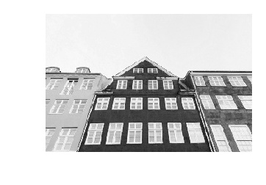
#> input picture Clase 5 - transformaciones morfologicas basicas/images/home.png, 266 x 185 px, shrunk from 362 x 252 before the run
$ jupyter execute --allow-errors 'clase 5_estudiantes.ipynb'   (older library calls are emulated)
#> lines starting #> are read from the running program, lines starting #| are printed output that depends on the picture; after the words box and inside, x2 and y2 are one past the last pixel; in counts of white or black regions, pixels touching at a corner belong together
# Visión artificial aplicada a la industria
### Intecol SAS
## Clase 5: deteccion de bordes y  Transformaciones morfologicas basicas

[cell 1]
import matplotlib.pyplot as plt
import numpy as np
import numpy
from numpy import *
import cv2 as cv
import cv2
import numpy as np
from skimage import data
from scipy.ndimage import filters

def plot(imagen,color='black',title=None,cmapa='gray',pic = False,subplot  = (1,1,1)):
    if pic == True:
        plt.figure(figsize=(15,8))
    plt.subplot(subplot[0],subplot[1],subplot[2])
    plt.axis('off')
    plt.imshow(imagen,cmap = cmapa,vmin = 0, vmax = 255)
    plt.title(title,color = color)

def plot_img_hist (image,title,subrows,subcols,num,size1,size2):
    fig = plt.figure(figsize=(size1,size2))
    plt.subplot(subrows,subcols,num)
    plt.imshow(image,cmap='gray');plt.title(title)
    color = ('r','g','b')
    plt.subplot(subrows,subcols,num+1)
    plt.title(" Histograma " + title)

    if len(image.shape) > 2 :
        for i,col in enumerate(color):
            histr = cv2.calcHist([image],[i],None,[256],[0,256])
            plt.plot(histr,color = col)
            plt.xlim([0,256])
    else:
        hist,bins = np.histogram(image.ravel(),256,[0,256])
        plt.plot(hist, color='gray' )
        plt.xlim([0,256])

## Deteccion de bordes
### ¿Que es un borde?
 Un borde es un conjunto de pixeles en donde la intensidad de pixeles cambia rapidamente
### ¿Como lo podriamos detectar?
La mayoría de las técnicas para detectar bordes emplean operadores locales basados en distintas
aproximaciones discretas de la primera y segunda derivada de los niveles de grises de la imagen.

## derivadas de una imagen

Se evalua como Cambia la intensidad de los pixeles sobre la imagen, dicha informacion es utilizada en muchas aplicaciones (incluyendo deep learning). El cambio de intensidad puede cambiar en el eje x (*I_x*) y en el eje y (*I_y*)de la imagen *I* . cabe aclarar que las derivadas se realizan canal por canal.

el gradiente de la imagen es el vector $\rvert \nabla\rvert = 	\sqrt{I_x^2+I_y^2 }$

Que describe que tan fuerte es el cambio de la intensidad en la imagen .

 el angulo del gradiente viene dado por:
$ \alpha= 	\arctan{(I_y,I_x) }$
Que describe la direccion de el cambio de intensidad maximo en la imagen.

computar las imagenes de las derivadas se puede utilizar realizando aproximaciones discretas . Que son mas facilmente implementadas como convoluciones

$I_x = I* D_x$  y  $I_y = I * D_y $

Las elecciones mas famosas para $D_x$ y $D_y$ son los *filtros prewitt*:

$D_x =\begin{bmatrix}-1&0&1\\-1&0&1\\-1&0&1\end{bmatrix}$ $D_y =\begin{bmatrix}-1&-1&-1\\0&0&0\\1&1&1\end{bmatrix}$

Y los *filtros Bosel*:

$D_x =\begin{bmatrix}-1&0&1\\-2&0&2\\-1&0&1\end{bmatrix}$ $D_y =\begin{bmatrix}-1&-2&-1\\0&0&0\\1&2&1\end{bmatrix}$

Veamos como funcionan:

[cell 2]
def conv(img, conv_filter):
    filter_size = conv_filter.shape[1]
    result = numpy.zeros((img.shape))
    #Looping through the image to apply the convolution operation.
    for r in numpy.uint16(numpy.arange(filter_size/2.0,
                          img.shape[0]-filter_size/2.0+1)):
        for c in numpy.uint16(numpy.arange(filter_size/2.0,
                                           img.shape[1]-filter_size/2.0+1)):
            """
            Obtener el region de la imagen que es del tamaño de kernel

            """
            curr_region = img[r-numpy.uint16(numpy.floor(filter_size/2.0)):r+numpy.uint16(numpy.ceil(filter_size/2.0)),
                              c-numpy.uint16(numpy.floor(filter_size/2.0)):c+numpy.uint16(numpy.ceil(filter_size/2.0))]
            # Multiplicacion de la region actual y el kernel .
            curr_result = curr_region * conv_filter
            conv_sum = numpy.sum(curr_result) #suma de los elementos de la matriz de multiplicacion.
            result[r, c] = conv_sum #Guardando la suma en la matriz de resultado


    final_result = result[numpy.uint16(filter_size/2.0):result.shape[0]-numpy.uint16(filter_size/2.0),
                          numpy.uint16(filter_size/2.0):result.shape[1]-numpy.uint16(filter_size/2.0)]
    return final_result

def load_image(image_path):

#> called with image_path = 'images/home.png'
    coloured_image = cv2.imread(image_path)
#> coloured_image is the input picture: shape (185, 266, 3); min 3, max 255, mean 213.6
    gray_image = cv2.cvtColor(coloured_image, cv2.COLOR_BGR2GRAY)
    return gray_image

[cell 3]
input_image = load_image('images/home.png')

l_y = numpy.array([[[-1, 0, 1],
                                   [-1, 0, 1],
                                   [-1, 0, 1]]])
l_x = numpy.array([[[1,   1,  1],
                                   [0,   0,  0],
                                   [-1, -1, -1]]])
edge_x = conv(input_image, l_x)
edge_y = conv(input_image, l_y)
#> after the loop in conv (call 2), `for r in numpy.uint16(numpy.arange(filter_size/2.0,`:
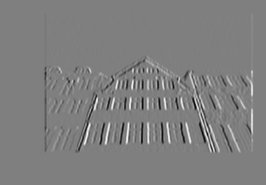
#> result: shape (185, 266) float64; min -663, max 663, mean 0; drawn with min black and max white
plt.figure(figsize=(15,15))


plot(input_image,subplot = (3,1,1))
plot(edge_x,subplot = (3,1,2))
plot(edge_y,subplot = (3,1,3))

## Implementacion con librerias

[cell 4]
# Sobel derivative filters
imx = zeros(input_image.shape)
filters.sobel(input_image,1,imx)
imy = zeros(input_image.shape)
filters.sobel(input_image,0,imy)
magnitude = sqrt(imx**2+imy**2)

[cell 5]
plt.figure(figsize=(15,15))
plot(input_image,subplot = (4,1,1))
plot(imx,subplot = (4,1,2))
plot(imy,subplot = (4,1,3))
plot(magnitude,subplot = (4,1,4))

[cell 6]
img = input_image
laplacian = cv.Laplacian(img,cv.CV_64F)
sobelx = cv.Sobel(img,cv.CV_8U,1,0,ksize=3)
sobely = cv.Sobel(img,cv.CV_8U,0,1,ksize=3)
plt.figure(figsize=(15,15))
plot(input_image,subplot = (4,1,1),title = 'Imagen Original')
plot(sobelx,subplot = (4,1,2),title ='Sobel y')
plot(sobely,subplot = (4,1,3),title ='Sobel x')
plot(laplacian,subplot = (4,1,4),title ='Laplaciano')

En el ultimo ejemplo el tipo de salida de nuestra imagen es cv2.CV_8U o np.uint8. sin embargo hay un problema con eso. la transcicion de negro a blanco es tomada como pendiente positivamientras que la transcicion de blanco a negro es tomado como pendiente negativa. asi que cuando se convierte la data a unint.8 , todas las pendientes negativas son hechas cero, en otras palabras se pierde ese borde.

si quieres detectar ambos bordes, se puede tener la imagen de salida en otros formatos mas altos , tales como cv2.CV_16S, cv2.CV_64F etc y luego tomar el valor absoluto y devolverlo a cv2.CV_8U de esta manera:

#> (a cell that did not finish here is left out)

# Output dtype = cv2.CV_8U
sobelx8u = cv2.Sobel(img2,cv2.CV_8U,1,0,ksize=5)

# Output dtype = cv2.CV_64F. Then take its absolute and convert to cv2.CV_8U
sobelx64f = cv2.Sobel(img2,cv2.CV_64F,1,0,ksize=3)
abs_sobel64f = np.absolute(sobelx64f)
sobel_8u = np.uint8(abs_sobel64f)
plt.figure(figsize=(15,15))
plt.subplot(1,3,1),plt.imshow(img2,cmap = 'gray')
plt.title('Original'), plt.xticks([]), plt.yticks([])
plt.subplot(1,3,2),plt.imshow(sobelx8u,cmap = 'gray')
plt.title('Sobel CV_8U'), plt.xticks([]), plt.yticks([])
plt.subplot(1,3,3),plt.imshow(sobel_8u,cmap = 'gray')
plt.title('Sobel abs(CV_64F)'), plt.xticks([]), plt.yticks([])

plt.show()

## Filtro de Canny

Canny es la técnica mayormente utilizada para detectar bordes en las imágenes. Consiste en simplificar una imagen de tal manera que solo se dibuje el borde de los objetos, y eso se logra en cinco pasos:
* ** Reduccion de ruido: **
Se suele aplicar un filtro gaussiano para suavizar la imagen

* **Detección de bordes con Sobel:** Tal como vimos anteriormentese basa se basa en el cálculo de la primera derivada.

* **Supresión de píxeles fuera del borde:** El objetivo en esta fase es poder quedarnos con aquellos bordes que cumplan cierta condición. En el detector de bordes Canny serán aquellos que tengan como grosor 1.

La supresión non-maximun es una técnica que permite adelgazar los bordes basándose en el gradiente.

* ** Doble threshold: **

permite identificar 3 tipos de pixeles: Fuertes , debiles y no relevantes:

los pixeles fuertes son pixeles que tienen intensidad tan alta que van a contribuir al borde final.

pixeles debiles son aquellos pixeles que tienen un nivel de intesnsidad que no es suficiente para ser un pixel de intensidad fuerte ni tampoco es considerado no relevantes

todo el resto de pixeles son no relevantes.

se utiliza doble threshold , uno alto para identificar pixeles fuertes y uno bajo para identificar pixeles no relevantes.
y los pixeles que estan en ambos thresholds seran pixeles debiles .

En la anterior imagen los pixeles blancos son los pixeles fuertes y los grises pixeles debiles

* ** histéresis:**

Basado en los resultados anteriores la histeresis conosiste en transformar pixeles debiles en pixeles fuertes , si y solo si al menos uno de los pixeles alrededor es uno fuerte, de la siguiente manera:

Al hacer la conversion con el condicional indicado se obtiene :

Todo este proceso puede ser extremadamente difícil de implementar por ti mismo. Gracias a OpenCV todo esto resulta relativamente sencillo y práctico.

[cell 8]
img = data.coins()
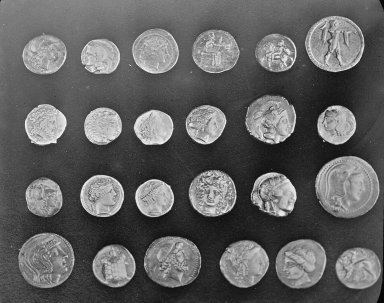
#> input picture skimage.data.coins(), 384 x 303 px
#> img is the input picture: shape (303, 384); min 1, max 252, mean 96.9
edges = cv.Canny(img,200,255)
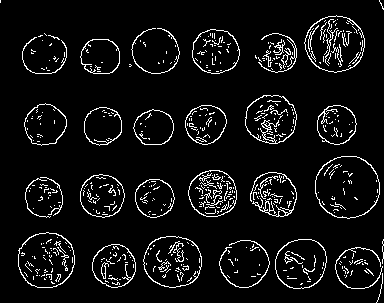
#> edges: shape (303, 384); 6.7% white in thin lines or dots
plt.subplot(121),plt.imshow(img,cmap = 'gray')
plt.title('Original Image'), plt.xticks([]), plt.yticks([])
plt.subplot(122),plt.imshow(edges,cmap = 'gray')
plt.title('Edge Image'), plt.xticks([]), plt.yticks([])
plt.show()

## Ejercicio:
Encontrar la fila del borde superior(oscuro) de la siguiente imagen:

[cell 9]
img = load_image('images/marco.png')
#> call 3 of load_image, with image_path = 'images/marco.png'
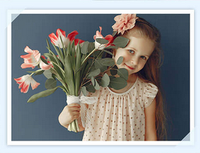
#> input picture Clase 5 - transformaciones morfologicas basicas/images/marco.png, 200 x 153 px, shrunk from 273 x 209 before the run
#> in load_image, coloured_image is the input picture: shape (153, 200, 3); mean B, G, R 139.1, 141, 141.5
plot(img)

[cell 10]
edge_img = cv.Canny(img,250,255)## haga filtrado de bordes
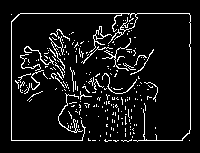
#> edge_img: shape (153, 200); 8.2% white in thin lines or dots, all inside (x1, y1, x2, y2) = (11, 13, 191, 142)
percentage = 0.1 ## porcentaje de imagen a analizar
row_max = int(img.shape[0] * percentage)
#> row_max = 15
top_sum = 0
for row in range(0,row_max):
    suma = np.sum(edge_img[row])
    if suma > top_sum:
        top_sum = suma
        borde = row
#> this loop made 15 passes
#> (suma, top_sum) on pass 14: (42585, 42585)
#> suma on passes 1 to 6: 0, 0, 0, 0, 0, 0
#> after the loop, borde = 13; top_sum = 42585

plt.imshow(edge_img)
print(borde)
#| 13

 ## Transformaciones morfologicas basicas

Las operaciones morfologicas son llamadas asi por que basicamente modifican la forma de los objetos binarios, estos metodos son aplicados normalmente a imagenes binarias, pero puede ser usada en escala de grises tambien.
para realizar las operaciones morfologias se convoluciona la imagen binaria con un kernel que decide la naturaleza de la operacion.

Las operaciones estandar incluyen :

###  **Erosion(Erosion)**:
 El kernel se desplaza en toda la imagen(convolucion) y se busca el valor minimo que se encuentra en esa porcion de imagen(minimo local), si todos los pixeles bajo el kernel valen 1(el minimo local es 1), entonces la imagen de salida en esa posicion va a ser 1, de lo contrario si hay al menos un zero debajo del kernel pues el resultado va a ser cero.


La operacion de erosion puede observarse a continuacion:

en el caso de que el kernel es una matriz 3x3 de 1s  el
resultado será 1 para el punto en estudio si todos los puntos del kernel están contenidos dentro del
conjunto del objeto

Se utiliza para desaparecer el ruido, disminuir el tamaño de las regiones , remover puentes entre regiones  y protusiones.

###  **Dilatacion(dilation)**:
Es una operacion completamente inversa a la erosion, se recorre con el kernel la imagen completa y se calcula el maximo local para cada posicion del kernel. Este maximo local se va a guardar en la imagen de salida. asi si todos los pixeles bajo el kernel valen 0 pues el resultado va a ser cero, pero si hay algun 1, el resultado sera 1

A continuacion se puede observar el resutlado de utilizar dilatacion:

Si hubiese al menos un valor de 1(pixel blanco) del kernel que se traslapara con un 1(pixel blanco) en la imagen binaria, entonces el resultado es 1. Si por el contrario, si los 1s del kernel se traslapan unicamente con los 0s nuestra salida sera cero.
Se pueden utilizar diferentes kernel , si por ejemplo se utilizara un kernel de 3x3 con solo 1s. entonces un pixel es 1 si al menos un pixel traslapado con el kernel es 1.

Se utiliza para rellenar huecos y espacios en la region y agrandar la region

###  ** Apertura (opening):**
Esta operación se realiza mediante una erosión seguida de una dilatación empleando el mismo kernel. Al erosionar se pierden detalles pequeños, desaparece el ruido y  mengua la imagen. si seguidamente se hace la dilatación, la imagen crece a su tamaño inicial y los detalles que no llegaron a perderse se resaltan.

###  **Cierre (closing):**
En este caso en primer lugar se hará una operación de dilatación, para seguidamente, manteniendo
el mismo kernel, hacer una erosión. Al dilatar se rellenan intersticios, la imagen crece, luego cuando se
erosiona la imagen vuelve a un tamaño semejante al original.

### **Gradiente morfologico(morphological gradient)** :

Es la diferencia entre la dilatación y la erosión de una imagen. El resultado se verá como el contorno del objeto.

### ** Top hat : **
Es la diferencia entre la imagen de entrada y el opening de la imagen. Al utilizar el filtro se devuelve una imagen conteniendo regiones que son mas pequeñas que el kernel y son mas brillantes que sus alreadedores

### **Black hat: **
Es la diferencia entre el cierre de la imagen  y la imagen de entrada.Devuelve regiones que son mas pequeñas que el kernel y son mas oscuras que sus alreadedores

[cell 11]
morph_img = data.coins()
ret,thresh1 = cv.threshold(morph_img,150,255,cv.THRESH_BINARY)
#> thresh1: shape (303, 384); 20.4% white; 282 white regions (231 under 20 px), largest, box (x1, y1, x2, y2) and area: (305, 16, 364, 72) 1562, (132, 30, 179, 73) 1404, (316, 156, 379, 210) 1264
kernel = np.ones((3,3),np.uint8)
morph_erosion = cv2.erode(thresh1,kernel,iterations = 1)
#> morph_erosion: shape (303, 384); 8.6% white; 206 white regions (151 under 20 px), largest, box (x1, y1, x2, y2) and area: (26, 105, 66, 144) 880, (85, 109, 121, 143) 862, (82, 40, 119, 73) 805
morph_dilation = cv2.dilate(thresh1,kernel,iterations = 1)
#> morph_dilation: shape (303, 384); 31.9% white; 41 white regions (10 under 20 px), largest, box (x1, y1, x2, y2) and area: (304, 15, 365, 73) 2652, (315, 155, 380, 214) 2537, (245, 96, 297, 145) 1843
morph_opening = cv2.morphologyEx(thresh1, cv2.MORPH_OPEN, kernel)
#> morph_opening: shape (303, 384); 15.1% white; 118 white regions (47 under 20 px), largest, box (x1, y1, x2, y2) and area: (25, 104, 67, 145) 1231, (132, 32, 178, 73) 1168, (84, 108, 122, 144) 1056
morph_closing = cv2.morphologyEx(thresh1, cv2.MORPH_CLOSE, kernel)
#> morph_closing: shape (303, 384); 24.9% white; 91 white regions (58 under 20 px), largest, box (x1, y1, x2, y2) and area: (305, 16, 364, 72) 2140, (316, 156, 379, 213) 1849, (132, 29, 179, 73) 1606
morph_gradient = cv2.morphologyEx(thresh1, cv2.MORPH_GRADIENT, kernel)
#> morph_gradient: shape (303, 384); 23.3% white; 68 white regions (27 under 20 px), largest, box (x1, y1, x2, y2) and area: (304, 15, 365, 73) 2269, (315, 155, 380, 214) 2075, (188, 170, 237, 217) 1638
morph_tophat = cv2.morphologyEx(thresh1, cv2.MORPH_TOPHAT, kernel)
#> morph_tophat: shape (303, 384); 5.3% white in thin lines or dots, all inside (x1, y1, x2, y2) = (19, 16, 381, 288)
morph_blackhat = cv2.morphologyEx(thresh1, cv2.MORPH_BLACKHAT, kernel)
#> morph_blackhat: shape (303, 384); 4.5% white in thin lines or dots, all inside (x1, y1, x2, y2) = (19, 17, 379, 287)

plt.figure(figsize=(15,15))
plot(morph_img,subplot = (5,2,1),title = f'Imagen Original ',)
plot(thresh1,subplot = (5,2,2), title= 'threshold ')
plot(morph_erosion,subplot = (5,2,3), title= 'Erosion ')
plot(morph_dilation,subplot = (5,2,4), title= 'Dilatacion ')
plot(morph_opening,subplot = (5,2,5), title= 'Apertura ')
plot(morph_closing,subplot = (5,2,6), title= 'Cierre ')
plot(morph_gradient,subplot = (5,2,7), title= 'Gradiente ')
plot(morph_tophat,subplot = (5,2,8), title= 'Top hat ')
plot(morph_blackhat,subplot = (5,2,9), title= 'Black hat ')

[cell 12]
# Labeling

ret, labels = cv.connectedComponents(morph_dilation)
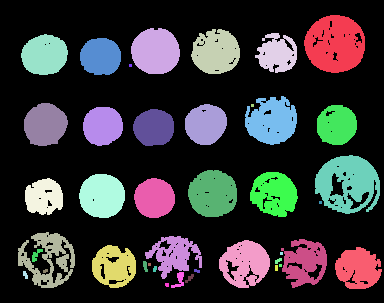
#> labels: shape (303, 384) int32; 42 distinct labels, from 0 to 41; one colour per label, 0 black
#> ret = 42
label_hue = np.uint8(179 * labels / np.max(labels))
blank_ch = 255 * np.ones_like(label_hue)
labeled_img = cv.merge([label_hue, blank_ch, blank_ch])
labeled_img = cv.cvtColor(labeled_img, cv2.COLOR_HSV2RGB)
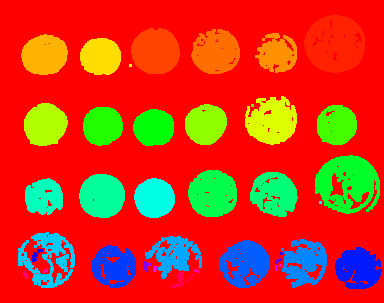
#> labeled_img: shape (303, 384, 3); mean R, G, B 204.6, 57.7, 29.4

labeled_img[label_hue == 0] = 0

plt.title('Objetos contados:'+ str(ret-1))
plt.imshow(labeled_img)

plt.show()

## Ejercicio:

Aplicar una transformacion morfologica que elimine la galaxia y deje unicamente las estrellas mas pequeñas de fondo.

[cell 13]
galaxia = load_image('images/testing2.png')
#> call 4 of load_image, with image_path = 'images/testing2.png'
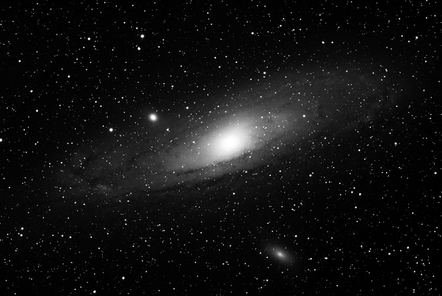
#> input picture Clase 5 - transformaciones morfologicas basicas/images/testing2.png, 442 x 296 px, shrunk from 602 x 404 before the run
#> in load_image, coloured_image is the input picture: shape (296, 442, 3); min 0, max 255, mean 17.3
plot_img_hist(galaxia,'Galaxy',1,2,1,10,5)
#> in plot_img_hist, `hist,bins = np.histogram(image.ravel(),256,[0,256])`: hist = 256 values, max 13894 at index 2, min 9 at index 200, mean 511.1; bins = 257 values from 0 to 256
#> figure, not shown here; panel 2: curve peaks at x = 2, y = 13894

## Ejercicio :

1. Leer y contar el numero de guisantes en la imagen(el numero de objetos).

2. Contar el numero de frijoles y el numero de arvejas separadamente.

[cell 14]
peas = load_image('images/peas_and_beans.png')
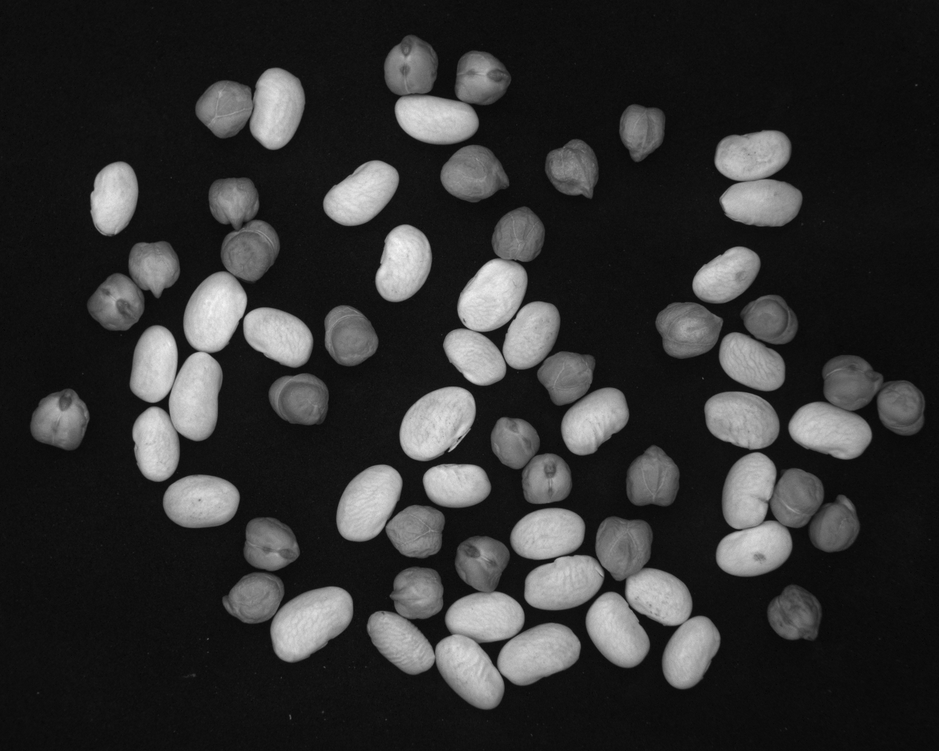
#> input picture Clase 5 - transformaciones morfologicas basicas/images/peas_and_beans.png, 939 x 751 px, shrunk from 1280 x 1024 before the run
#> in load_image, coloured_image is the input picture: shape (751, 939, 3); min 5, max 247, mean 49.4
plot_img_hist(peas,'peas and beans',1,2,1,10,5)
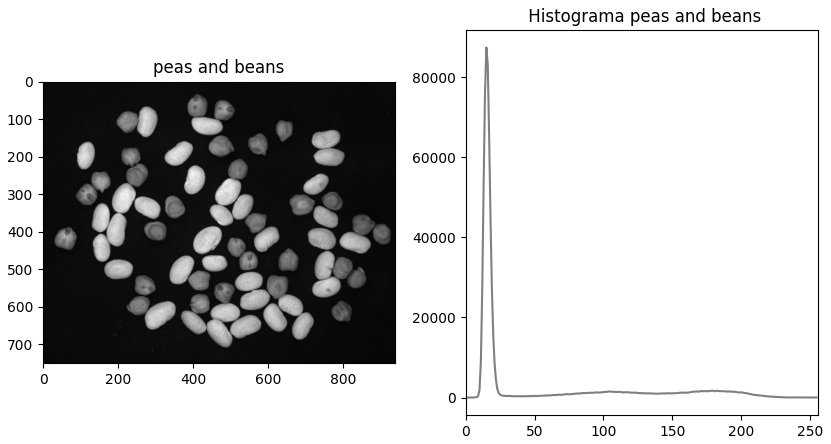
#> figure drawn by matplotlib, 2 panels; panel 2: curve peaks at x = 15, y = 87414
